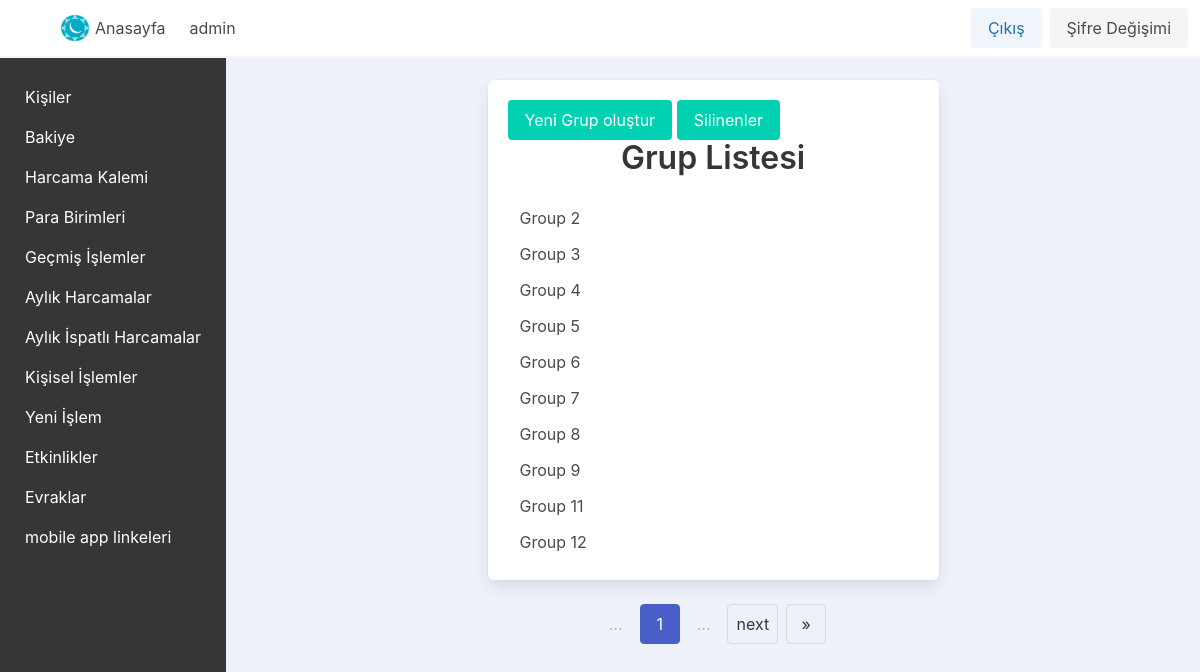
Page /grouplist/ (signed in) on the earlier database version.
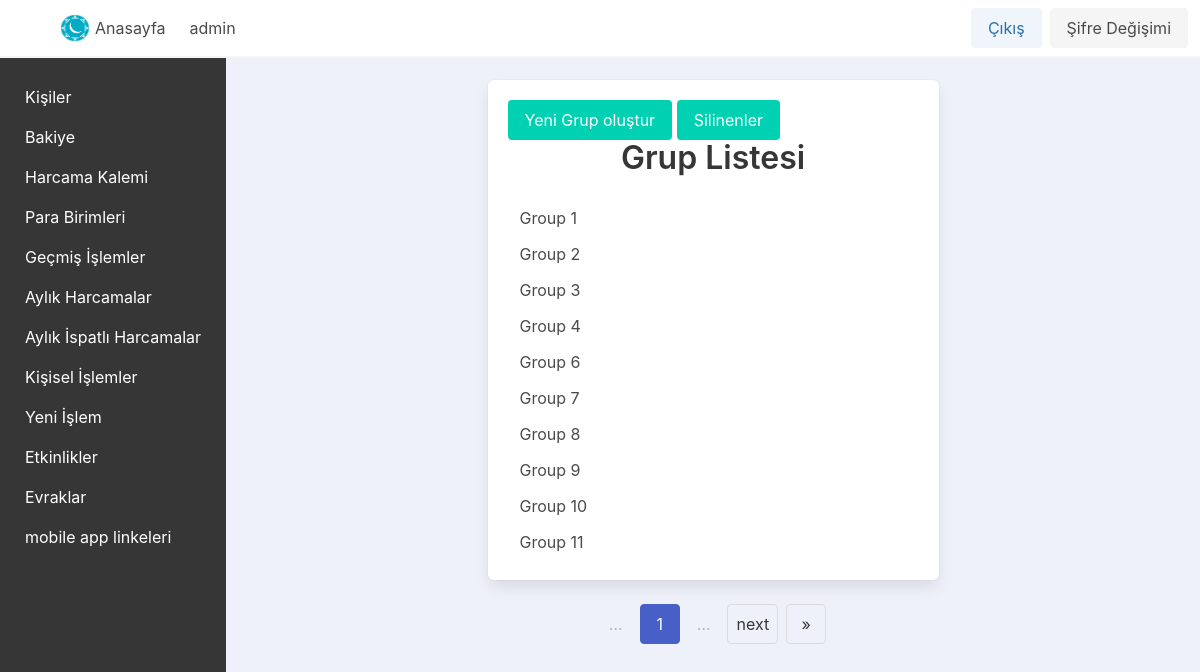
Same page on the later database version.
### app_base/models.py (models this page shows, shortened)
class BaseModelSoftDelete(models.Model):
    is_active = models.BooleanField(_("active"), default=True)
    objects = ActiveObjectsManager()  # Active objects manager
    all_objects = AllObjectsManager()  # Custom manager including soft-deleted items
    class Meta:
        abstract = True

class MuGroup(Group, BaseModelSoftDelete):
    creation_date = models.DateTimeField(auto_now_add=True)
    is_active = models.BooleanField(_("active"), default=True)
    objects = ActiveObjectsManager()

### app_base/views/groups_view.py (the view)
# urls.py: path("grouplist/", views.grouplist_view, name="grouplist_view_name"),
@login_required
def grouplist_view(request):
    groups = MuGroup.objects.all()
    per_page = 10  # You can adjust this as needed
    paginator = Paginator(groups, per_page)
    page_number = request.GET.get("page")
    page = paginator.get_page(page_number)
    return render(request, "app_base/groups/grouplist.html", {"page": page})

### app_base/models.py (called while the page is built)
    def get_queryset(self):
        return super().get_queryset().filter(is_active=True)

### app_base/templates/app_base/groups/grouplist.html (shortened to what this page needs)
{% extends "base.html" %}
{% block content %}
    <div class="column is-half m-auto">
        <div class="box">
            <a class="button is-primary" href="{% url 'groupcreate_view_name' %}">Yeni Grup oluştur</a>
            <a class="button is-primary" href="{% url 'grouplistmasked_view_name' %}">Silinenler</a>
            <h1 class="title has-text-centered">Grup Listesi</h1>
            <ul class="menu-list">
                {% for group in page %}
                    <li>
                        <a href="{% url 'groupdetail_view_name' group.id %}">{{ group.name }}</a>
                    </li>
                {% empty %}
                    <li>Kayıtlı grup yok.</li>
                {% endfor %}
            </ul>
        </div>
        <div class="pagination is-centered" role="navigation">
            <ul class="pagination-list">
                <li>
                    <span class="pagination-ellipsis">…</span>
                </li>
                <li>
                    <span class="pagination-link is-current">{{ page.number }}</span>
                </li>
                <li>
                    <span class="pagination-ellipsis">…</span>
                </li>
                {% if page.has_next %}
                    <li>
                        <a class="pagination-link" href="?page={{ page.next_page_number }}">next</a>
                    </li>
                    <li>
                        <a class="pagination-link" href="?page={{ page.paginator.num_pages }}">»</a>
                    </li>
                {% endif %}
            </ul>
        </div>
    </div>
{% endblock content %}

Differences in the rows shown:
no longer on this page (row edited): MuGroup: name "Group 5"
no longer on this page (row unchanged): MuGroup: name "Group 12"
now on this page (row edited): MuGroup: name "Group 1"
now on this page (row edited): MuGroup: name "Group 10"
